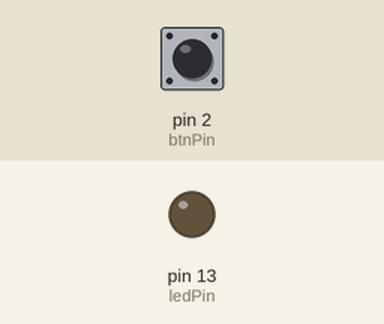
This sketch was run on a simulated Arduino Uno, built with avr-gcc and run on an emulated ATmega328P. Shown: output pins drawn as LEDs (lit = HIGH). The inputs (shaded band) are chosen by the test bench; at power-on: pin 2 (btnPin) LOW.

Above: at 1.2 s.
1.3 s: pin 2 (btnPin) pulled HIGH for 0.15 s
At 2.8 s:
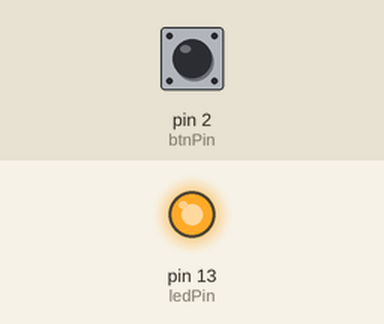
3.1 s: pin 2 (btnPin) pulled HIGH for 1 s
At 4.4 s:
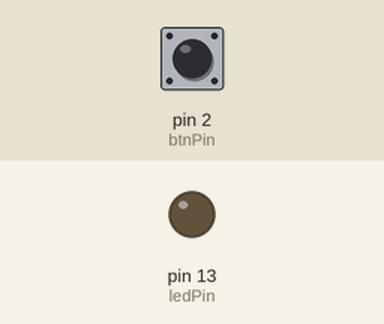
5.6 s: pin 2 (btnPin) pulled HIGH for 3.2 s
At 6.3 s:
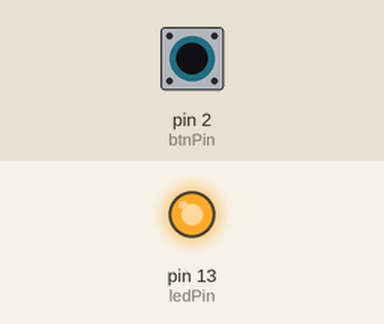
Timing chart, 0 to 8.6 s (numbered marks = the images above; inputs shaded):
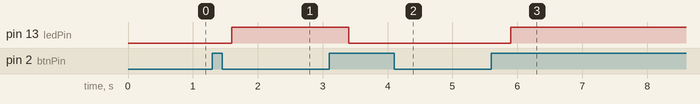

Measured:
- after the input at 1.3 s, pin 13 (ledPin): LOW → HIGH after 0.30 s
- after the input at 3.1 s, pin 13 (ledPin): HIGH → LOW after 0.30 s
- after the input at 5.6 s, pin 13 (ledPin): LOW → HIGH after 0.30 s

The sketch:

button.ino
```cpp
const int btnPin = 2;
const int ledPin = 13;
int buttonState = 0;
int old_buttonState = 0;
int ledState = 0;
void setup() {
  // put your setup code here, to run once:
  pinMode(ledPin, OUTPUT);
  pinMode(btnPin, INPUT);
}

void loop() {
  // put your main code here, to run repeatedly:
  buttonState = digitalRead(btnPin);
  if((buttonState == HIGH) && (old_buttonState == LOW)){
    ledState = 1 - ledState;
    delay(300);
  }
  old_buttonState = buttonState;
  if(ledState == 1){
    digitalWrite(ledPin, HIGH);
  }else{
    digitalWrite(ledPin, LOW);
  }
}
```
